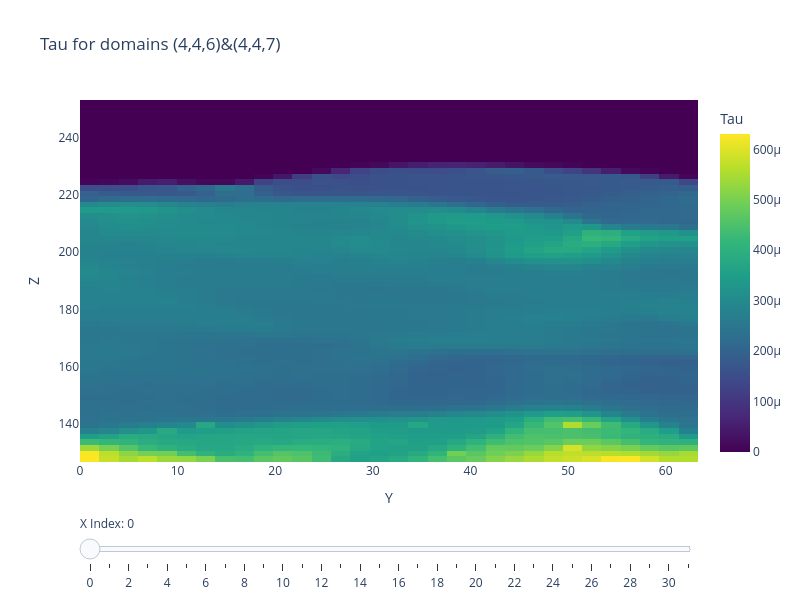

Write notebook code for a chart like this one.
### Code cell
taulist = []
gridlist = []
for dom_id, dom in domain_registry.items():
    taulist.append(dom.tau[3:35, 3:35, 3:35])
    gridlist.append(dom.grid[3:35, 3:35, 3:35])

taulist = np.concatenate(taulist, axis=2)
gridlist = np.concatenate(gridlist, axis=2)

# Extract 1D arrays for the axes 
Y = gridlist[0, :, 0, 1]
Z = gridlist[0, 0, :, 2]
num_x_indices = taulist.shape[0]

# --- Plotly Interactive Implementation ---
# 1. Initialize the figure with the first X slice (index 0)
fig = go.Figure(
    data=go.Heatmap(
        x=Y, 
        y=Z, 
        z=taulist[0, :, :].transpose(),
        colorscale='viridis',
        colorbar=dict(title='Tau')
    )
)

# 2. Build the list of steps for the slider
steps = []
for i in range(num_x_indices):
    step = dict(
        method="restyle",
        # We wrap the new z-data in a list because we are updating trace 0
        args=[{"z": [taulist[i, :, :].transpose()]}],
        label=str(i)  # The text that appears on the slider tick
    )
    steps.append(step)

# 3. Create the slider configuration
sliders = [dict(
    active=0,
    currentvalue={"prefix": "X Index: "},
    pad={"t": 50},  # Add top padding so it doesn't overlap the plot
    steps=steps
)]

# 4. Attach the slider and format the layout
fig.update_layout(
    sliders=sliders,
    xaxis_title='Y',
    yaxis_title='Z',
    title='Tau for domains (4,4,6)&(4,4,7)',
    width=800,
    height=600
)

fig.show()

### Figure 1 — Plotly figure (JSON) as saved in the notebook; plotly's stock layout.template omitted (floating-point values rounded to 4 significant figures; data arrays with more than 128 entries replaced by an {"elided": "..."} marker saying what was removed)
{"data": [{"colorbar": {"title": {"text": "Tau"}}, "colorscale": [[0, "#440154"], [0.1111, "#482878"], [0.2222, "#3e4989"], [0.3333, "#31688e"], [0.4444, "#26828e"], [0.5556, "#1f9e89"], [0.6667, "#35b779"], [0.7778, "#6ece58"], [0.8889, "#b5de2b"], [1, "#fde725"]], "type": "heatmap", "x": [0.9893, 2.968, 4.946, 6.925, 8.903, 10.88, 12.86, 14.84, 16.82, 18.8, 20.77, 22.75, 24.73, 26.71, 28.69, 30.67, 32.65, 34.62, 36.6, 38.58, 40.56, 42.54, 44.52, 46.5, 48.47, 50.45, 52.43, 54.41, 56.39, 58.37, 60.35, 62.32], "y": [127.6, 129.6, 131.6, 133.6, 135.5, 137.5, 139.5, 141.5, 143.4, 145.4, 147.4, 149.4, 151.4, 153.3, 155.3, 157.3, 159.3, 161.3, 163.2, 165.2, 167.2, 169.2, 171.1, 173.1, 175.1, 177.1, 179.1, 181.0, 183.0, 185.0, 187.0, 189.0, 190.9, 192.9, 194.9, 196.9, 198.8, 200.8, 202.8, 204.8, 206.8, 208.7, 210.7, 212.7, 214.7, 216.6, 218.6, 220.6, 222.6, 224.6, 226.5, 228.5, 230.5, 232.5, 234.5, 236.4, 238.4, 240.4, 242.4, 244.3, 246.3, 248.3, 250.3, 252.3], "z": {"elided": "64x32 float values"}}], "layout": {"height": 600, "sliders": [{"active": 0, "currentvalue": {"prefix": "X Index: "}, "pad": {"t": 50}, "steps": [{"args": [{"z": {"elided": "1x64x32 float values"}}], "label": "0", "method": "restyle"}, {"args": [{"z": {"elided": "1x64x32 float values"}}], "label": "1", "method": "restyle"}, {"args": [{"z": {"elided": "1x64x32 float values"}}], "label": "2", "method": "restyle"}, {"args": [{"z": {"elided": "1x64x32 float values"}}], "label": "3", "method": "restyle"}, {"args": [{"z": {"elided": "1x64x32 float values"}}], "label": "4", "method": "restyle"}, {"args": [{"z": {"elided": "1x64x32 float values"}}], "label": "5", "method": "restyle"}, {"args": [{"z": {"elided": "1x64x32 float values"}}], "label": "6", "method": "restyle"}, {"args": [{"z": {"elided": "1x64x32 float values"}}], "label": "7", "method": "restyle"}, {"args": [{"z": {"elided": "1x64x32 float values"}}], "label": "8", "method": "restyle"}, {"args": [{"z": {"elided": "1x64x32 float values"}}], "label": "9", "method": "restyle"}, {"args": [{"z": {"elided": "1x64x32 float values"}}], "label": "10", "method": "restyle"}, {"args": [{"z": {"elided": "1x64x32 float values"}}], "label": "11", "method": "restyle"}, {"args": [{"z": {"elided": "1x64x32 float values"}}], "label": "12", "method": "restyle"}, {"args": [{"z": {"elided": "1x64x32 float values"}}], "label": "13", "method": "restyle"}, {"args": [{"z": {"elided": "1x64x32 float values"}}], "label": "14", "method": "restyle"}, {"args": [{"z": {"elided": "1x64x32 float values"}}], "label": "15", "method": "restyle"}, {"args": [{"z": {"elided": "1x64x32 float values"}}], "label": "16", "method": "restyle"}, {"args": [{"z": {"elided": "1x64x32 float values"}}], "label": "17", "method": "restyle"}, {"args": [{"z": {"elided": "1x64x32 float values"}}], "label": "18", "method": "restyle"}, {"args": [{"z": {"elided": "1x64x32 float values"}}], "label": "19", "method": "restyle"}, {"args": [{"z": {"elided": "1x64x32 float values"}}], "label": "20", "method": "restyle"}, {"args": [{"z": {"elided": "1x64x32 float values"}}], "label": "21", "method": "restyle"}, {"args": [{"z": {"elided": "1x64x32 float values"}}], "label": "22", "method": "restyle"}, {"args": [{"z": {"elided": "1x64x32 float values"}}], "label": "23", "method": "restyle"}, {"args": [{"z": {"elided": "1x64x32 float values"}}], "label": "24", "method": "restyle"}, {"args": [{"z": {"elided": "1x64x32 float values"}}], "label": "25", "method": "restyle"}, {"args": [{"z": {"elided": "1x64x32 float values"}}], "label": "26", "method": "restyle"}, {"args": [{"z": {"elided": "1x64x32 float values"}}], "label": "27", "method": "restyle"}, {"args": [{"z": {"elided": "1x64x32 float values"}}], "label": "28", "method": "restyle"}, {"args": [{"z": {"elided": "1x64x32 float values"}}], "label": "29", "method": "restyle"}, {"args": [{"z": {"elided": "1x64x32 float values"}}], "label": "30", "method": "restyle"}, {"args": [{"z": {"elided": "1x64x32 float values"}}], "label": "31", "method": "restyle"}]}], "title": {"text": "Tau for domains (4,4,6)&(4,4,7)"}, "width": 800, "xaxis": {"title": {"text": "Y"}}, "yaxis": {"title": {"text": "Z"}}}}
